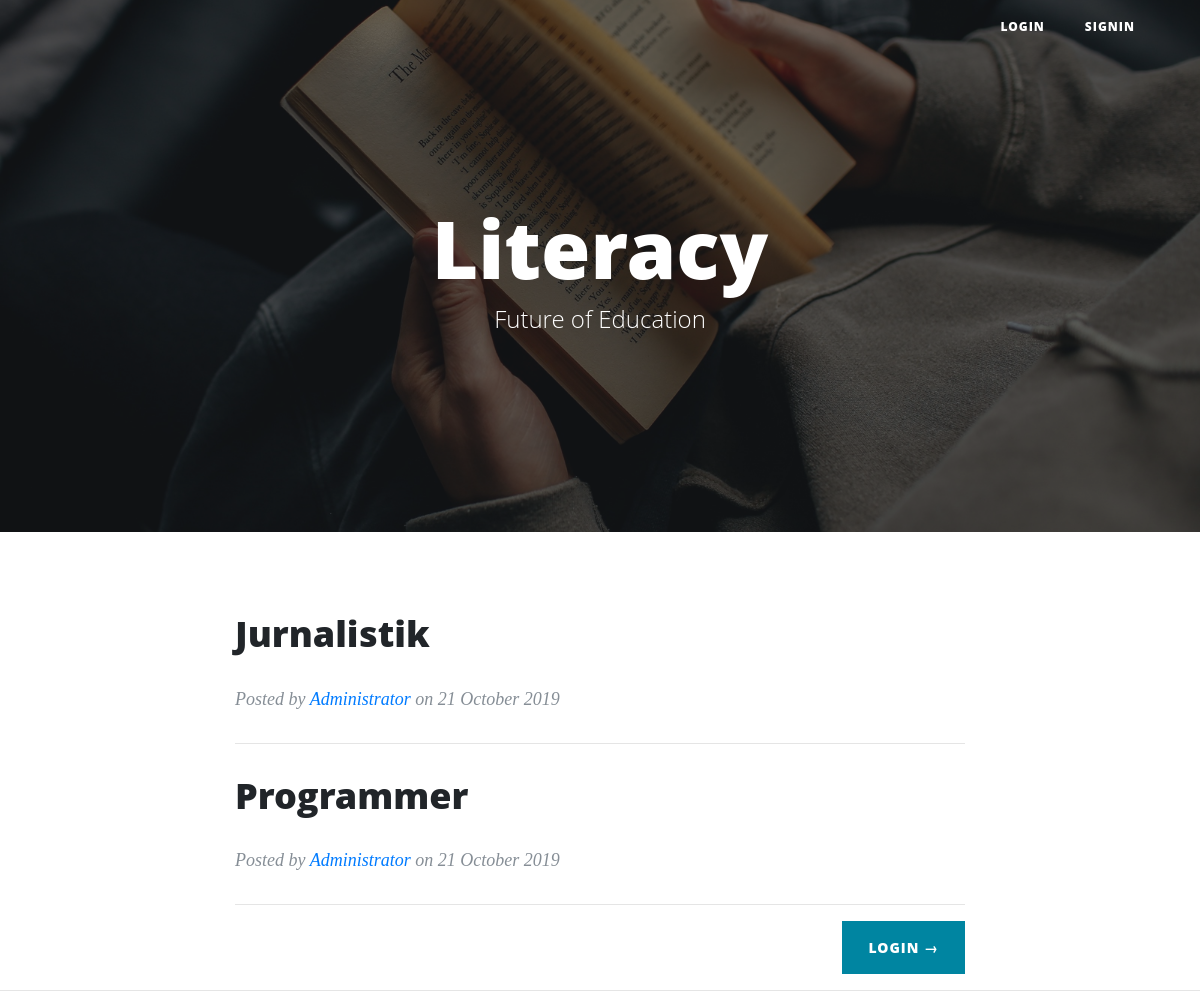
The page / on the database its author committed.
### tables this page shows
CREATE TABLE `post` (
  `id` int(11) NOT NULL,
  `title` varchar(100) NOT NULL,
  `description` text NOT NULL,
  `post_date` varchar(20) NOT NULL,
  `posted` varchar(100) NOT NULL
);

### index.php (the view, shortened to what this page needs)
<?php
include_once("config.php");
$result = mysqli_query($mysqli, "SELECT * FROM post WHERE posted='Administrator' ORDER BY id DESC");
?>
<!DOCTYPE html>
<html lang="en">
<head>
    <link rel="stylesheet" href="<?= 'vendor/bootstrap/css/bootstrap.min.css' ?>">
    <link rel="stylesheet" href="<?= 'css/literasi.css' ?>">
</head>
<body>
    <nav class="navbar navbar-expand-lg navbar-light fixed-top" id="mainNav">
        <div class="container">
            <div class="collapse navbar-collapse" id="navbarResponsive">
                <ul class="navbar-nav ml-auto">
                    <li class="nav-item">
                        <a href="<?= 'login.php' ?>" class="nav-link">Login</a>
                    </li>
                    <li class="nav-item">
                        <a href="<?= 'signin.php' ?>" class="nav-link">Signin</a>
                    </li>
                </ul>
            </div>
        </div>
    </nav>
    <header class="masthead" style="background-image: url('img/reading.jpg')">
        <div class="overlay"></div>
        <div class="container">
            <div class="row">
                <div class="col-lg-8 col-md-10 mx-auto">
                    <div class="site-heading">
                        <h1>Literacy</h1>
                        <span class="subheading">Future of Education</span>
                    </div>
                </div>
            </div>
        </div>
    </header>
    <div class="container">
        <div class="row">
            <div class="col-lg-8 col-md-10 mx-auto">
                <?php while ($content = mysqli_fetch_array($result)) { ?>
                    <div class="post-preview">
                        <a href="<?= 'detail_post_index.php?id=' . $content['id'] ?>">
                            <h2 class="post-title">
                                <?php echo $content['title']; ?>
                            </h2>
                        </a>
                        <p class="post-meta">Posted by
                            <a href="#" class="text-primary"><?php echo $content['posted']; ?></a>
                            on <?php echo $content['post_date']  ?></p>
                        <hr>
                    </div>
                <?php } ?>
                <div class="clearfix">
                    <a class="btn btn-primary float-right" href="<?= 'login.php' ?>">Login &rarr;</a>
                </div>
            </div>
        </div>
    </div>
    <hr>
    <?php include_once("footer.php"); ?>

### footer.php (shortened to what this page needs)
</body>
</html>

### css/literasi.css (style rules this page uses)
body { font-size: 20px; color: #212529; font-family: Lora, 'Times New Roman', serif }
p { line-height: 1.5; margin: 30px 0 }
p a { text-decoration: underline }
h1, h2, h3, h4, h5, h6 { font-weight: 800; font-family: 'Open Sans', 'Helvetica Neue', Helvetica, Arial, sans-serif }
a { color: #212529; transition: all .2s }
#mainNav { position: absolute; border-bottom: 1px solid #e9ecef; background-color: #fff; font-family: 'Open Sans', 'Helvetica Neue', Helvetica, Arial, sans-serif }
#mainNav .navbar-nav>li.nav-item>a { font-size: 12px; font-weight: 800; letter-spacing: 1px; text-transform: uppercase }
@media only screen and (min-width:992px) { #mainNav { border-bottom: 1px solid transparent; background: 0 0 } }
@media only screen and (min-width:992px) { #mainNav .navbar-nav>li.nav-item>a { padding: 10px 20px; color: #fff } }
@media only screen and (min-width:992px) { #mainNav { transition: background-color .2s; transform: translate3d(0, 0, 0); } }
header.masthead { margin-bottom: 50px; background: no-repeat center center; background-color: #868e96; background-attachment: scroll; position: relative; background-size: cover }
header.masthead .overlay { position: absolute; top: 0; left: 0; height: 100%; width: 100%; background-color: #212529; opacity: .5 }
header.masthead .page-heading, header.masthead .post-heading, header.masthead .site-heading { padding: 200px 0 150px; color: #fff }
@media only screen and (min-width:768px) { header.masthead .page-heading, header.masthead .post-heading, header.masthead .site-heading { padding: 200px 0 } }
header.masthead .page-heading, header.masthead .site-heading { text-align: center }
header.masthead .page-heading h1, header.masthead .site-heading h1 { font-size: 50px; margin-top: 0 }
header.masthead .page-heading .subheading, header.masthead .site-heading .subheading { font-size: 24px; font-weight: 300; line-height: 1.1; display: block; margin: 10px 0 0; font-family: 'Open Sans', 'Helvetica Neue', Helvetica, Arial, sans-serif }
@media only screen and (min-width:768px) { header.masthead .page-heading h1, header.masthead .site-heading h1 { font-size: 80px } }
.post-preview>a { color: #212529 }
.post-preview>a>.post-title { font-size: 30px; margin-top: 30px; margin-bottom: 10px }
.post-preview>.post-meta { font-size: 18px; font-style: italic; margin-top: 0; color: #868e96 }
.post-preview>.post-meta>a { text-decoration: none; color: #212529 }
@media only screen and (min-width:768px) { .post-preview>a>.post-title { font-size: 36px } }
.btn { font-size: 14px; font-weight: 800; padding: 15px 25px; letter-spacing: 1px; text-transform: uppercase; border-radius: 0; font-family: 'Open Sans', 'Helvetica Neue', Helvetica, Arial, sans-serif }
.btn-primary { background-color: #0085a1; border-color: #0085a1 }

### rows shown on the page
post: title "Jurnalistik", posted "Administrator", post_date "21 October 2019"
post: title "Programmer", posted "Administrator", post_date "21 October 2019"
